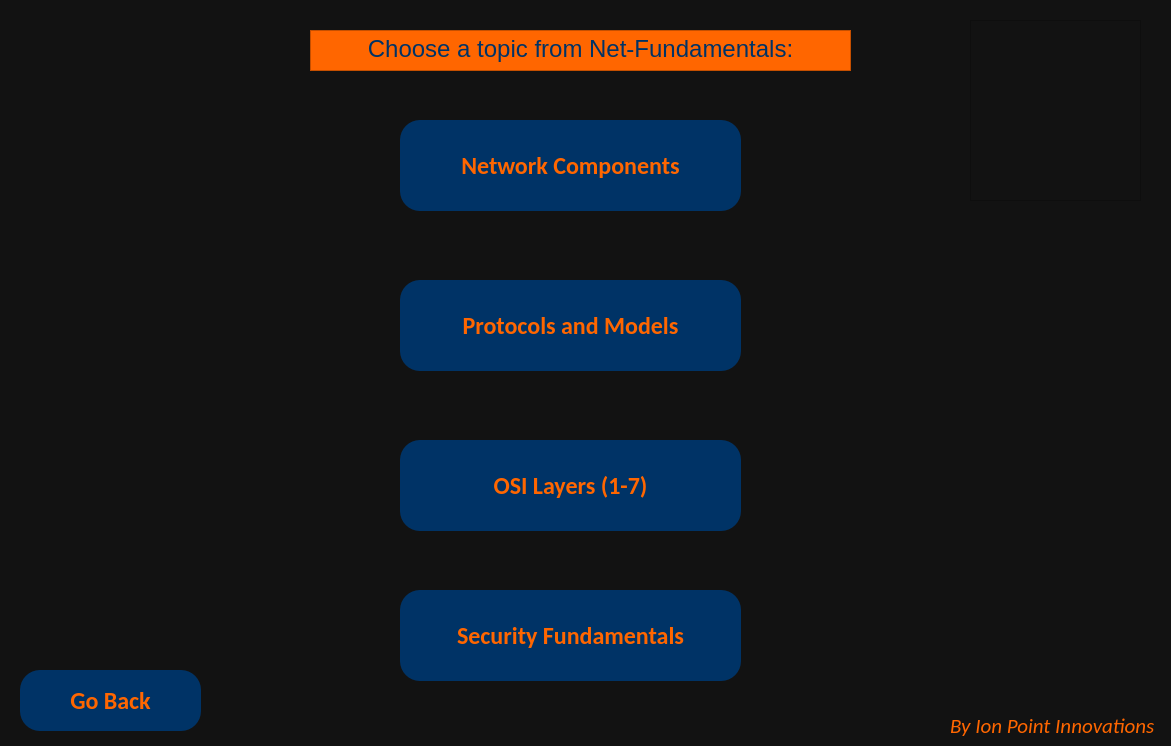
<?xml version="1.0" encoding="UTF-8"?>
<ui version="4.0">
 <class>Dialog</class>
 <widget class="QDialog" name="Dialog">
  <property name="geometry">
   <rect>
    <x>0</x>
    <y>0</y>
    <width>1171</width>
    <height>746</height>
   </rect>
  </property>
  <property name="windowTitle">
   <string>Dialog</string>
  </property>
  <property name="styleSheet">
   <string notr="true">background-color: rgb(18, 18, 18);</string>
  </property>
  <widget class="QLabel" name="lbl_logo">
   <property name="geometry">
    <rect>
     <x>970</x>
     <y>20</y>
     <width>171</width>
     <height>181</height>
    </rect>
   </property>
   <property name="maximumSize">
    <size>
     <width>441</width>
     <height>431</height>
    </size>
   </property>
   <property name="styleSheet">
    <string notr="true">border-image: url(:/newPrefix/Picture3.png);
</string>
   </property>
   <property name="frameShape">
    <enum>QFrame::StyledPanel</enum>
   </property>
   <property name="text">
    <string/>
   </property>
  </widget>
  <widget class="QPushButton" name="btnnc">
   <property name="geometry">
    <rect>
     <x>400</x>
     <y>120</y>
     <width>341</width>
     <height>91</height>
    </rect>
   </property>
   <property name="font">
    <font>
     <family>Calibri</family>
     <pointsize>18</pointsize>
     <weight>75</weight>
     <bold>true</bold>
    </font>
   </property>
   <property name="styleSheet">
    <string notr="true">background-color: rgb(0, 51, 102);
border-top-left-radius :20px;
border-top-right-radius : 20px; 
border-bottom-left-radius : 20px; 
border-bottom-right-radius : 20px;
color:#FF6600;</string>
   </property>
   <property name="text">
    <string>Network Components</string>
   </property>
  </widget>
  <widget class="QLabel" name="lbl_manu">
   <property name="geometry">
    <rect>
     <x>950</x>
     <y>710</y>
     <width>221</width>
     <height>31</height>
    </rect>
   </property>
   <property name="font">
    <font>
     <family>Calibri</family>
     <pointsize>16</pointsize>
     <italic>true</italic>
    </font>
   </property>
   <property name="styleSheet">
    <string notr="true">color: rgb(255, 102, 0);
</string>
   </property>
   <property name="text">
    <string>By Ion Point Innovations</string>
   </property>
  </widget>
  <widget class="QTextBrowser" name="txtTitle">
   <property name="geometry">
    <rect>
     <x>310</x>
     <y>30</y>
     <width>541</width>
     <height>41</height>
    </rect>
   </property>
   <property name="font">
    <font>
     <pointsize>18</pointsize>
    </font>
   </property>
   <property name="styleSheet">
    <string notr="true">background-color: rgb(255, 102, 0);
color: rgb(0, 51, 102);
</string>
   </property>
   <property name="html">
    <string>&lt;!DOCTYPE HTML PUBLIC &quot;-//W3C//DTD HTML 4.0//EN&quot; &quot;http://www.w3.org/TR/REC-html40/strict.dtd&quot;&gt;
&lt;html&gt;&lt;head&gt;&lt;meta name=&quot;qrichtext&quot; content=&quot;1&quot; /&gt;&lt;style type=&quot;text/css&quot;&gt;
p, li { white-space: pre-wrap; }
&lt;/style&gt;&lt;/head&gt;&lt;body style=&quot; font-family:'MS Shell Dlg 2'; font-size:18pt; font-weight:400; font-style:normal;&quot;&gt;
&lt;p align=&quot;center&quot; style=&quot; margin-top:0px; margin-bottom:0px; margin-left:0px; margin-right:0px; -qt-block-indent:0; text-indent:0px;&quot;&gt;Choose a topic from Net-Fundamentals:&lt;/p&gt;&lt;/body&gt;&lt;/html&gt;</string>
   </property>
  </widget>
  <widget class="QPushButton" name="btnpm">
   <property name="geometry">
    <rect>
     <x>400</x>
     <y>280</y>
     <width>341</width>
     <height>91</height>
    </rect>
   </property>
   <property name="font">
    <font>
     <family>Calibri</family>
     <pointsize>18</pointsize>
     <weight>75</weight>
     <bold>true</bold>
    </font>
   </property>
   <property name="styleSheet">
    <string notr="true">background-color: rgb(0, 51, 102);
border-top-left-radius :20px;
border-top-right-radius : 20px; 
border-bottom-left-radius : 20px; 
border-bottom-right-radius : 20px;
color:#FF6600;</string>
   </property>
   <property name="text">
    <string>Protocols and Models</string>
   </property>
  </widget>
  <widget class="QPushButton" name="btnosi">
   <property name="geometry">
    <rect>
     <x>400</x>
     <y>440</y>
     <width>341</width>
     <height>91</height>
    </rect>
   </property>
   <property name="font">
    <font>
     <family>Calibri</family>
     <pointsize>18</pointsize>
     <weight>75</weight>
     <bold>true</bold>
    </font>
   </property>
   <property name="styleSheet">
    <string notr="true">background-color: rgb(0, 51, 102);
border-top-left-radius :20px;
border-top-right-radius : 20px; 
border-bottom-left-radius : 20px; 
border-bottom-right-radius : 20px;
color:#FF6600;</string>
   </property>
   <property name="text">
    <string>OSI Layers (1-7)</string>
   </property>
  </widget>
  <widget class="QPushButton" name="btnsf">
   <property name="geometry">
    <rect>
     <x>400</x>
     <y>590</y>
     <width>341</width>
     <height>91</height>
    </rect>
   </property>
   <property name="font">
    <font>
     <family>Calibri</family>
     <pointsize>18</pointsize>
     <weight>75</weight>
     <bold>true</bold>
    </font>
   </property>
   <property name="styleSheet">
    <string notr="true">background-color: rgb(0, 51, 102);
border-top-left-radius :20px;
border-top-right-radius : 20px; 
border-bottom-left-radius : 20px; 
border-bottom-right-radius : 20px;
color:#FF6600;</string>
   </property>
   <property name="text">
    <string>Security Fundamentals</string>
   </property>
  </widget>
  <widget class="QPushButton" name="btnRtn">
   <property name="geometry">
    <rect>
     <x>20</x>
     <y>670</y>
     <width>181</width>
     <height>61</height>
    </rect>
   </property>
   <property name="font">
    <font>
     <family>Calibri</family>
     <pointsize>18</pointsize>
     <weight>75</weight>
     <bold>true</bold>
    </font>
   </property>
   <property name="styleSheet">
    <string notr="true">background-color: rgb(0, 51, 102);
border-top-left-radius :20px;
border-top-right-radius : 20px; 
border-bottom-left-radius : 20px; 
border-bottom-right-radius : 20px;
color:#FF6600;</string>
   </property>
   <property name="text">
    <string>Go Back</string>
   </property>
  </widget>
 </widget>
 <resources>
  <include location="D:/Pictures/Camera Roll/zcz.qrc"/>
 </resources>
 <connections/>
</ui>
